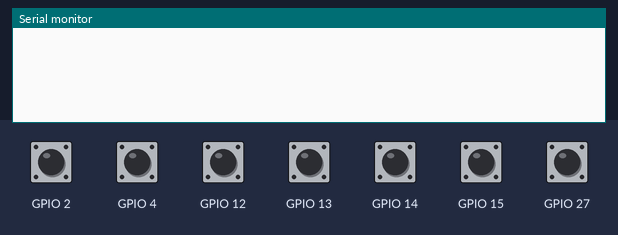
Recording of a sketch running on a simulated ESP32. On the bench: the last lines printed to the serial monitor. Inputs (shaded band) come from the test bench; at power-on: GPIO 2, GPIO 4, GPIO 12–15, GPIO 27 HIGH.

Above: at 1.2 s.
1.3 s: GPIO 2 pulled LOW for 0.15 s
At 1.9 s:
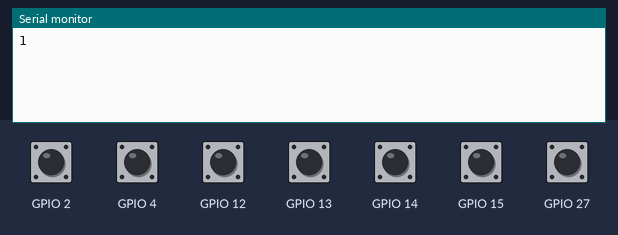
2.9 s: GPIO 4 pulled LOW for 0.15 s
At 3.9 s:
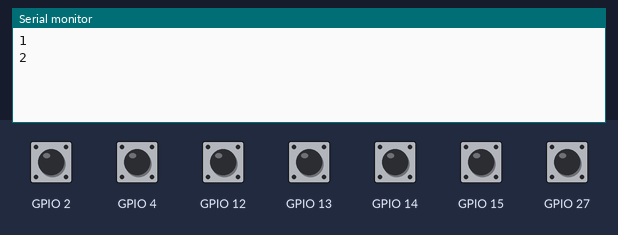
4.5 s: GPIO 12 pulled LOW for 0.15 s
At 5.2 s:
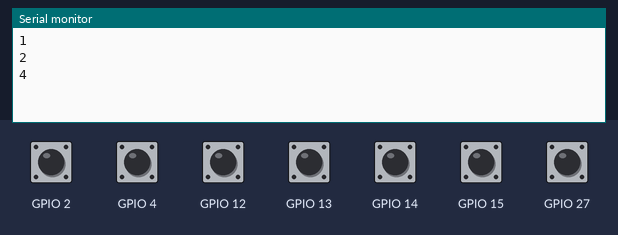
6.1 s: GPIO 13 pulled LOW for 0.15 s
At 6.6 s:
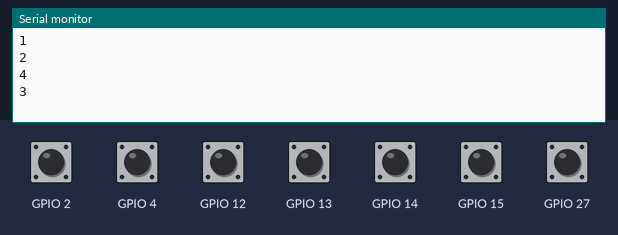
7.7 s: GPIO 14 pulled LOW for 0.15 s
At 8.6 s:
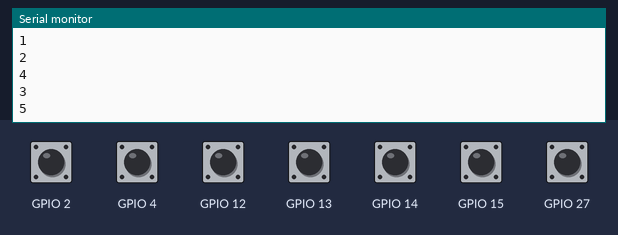
9.3 s: GPIO 15 pulled LOW for 0.15 s
At 10.4 s:
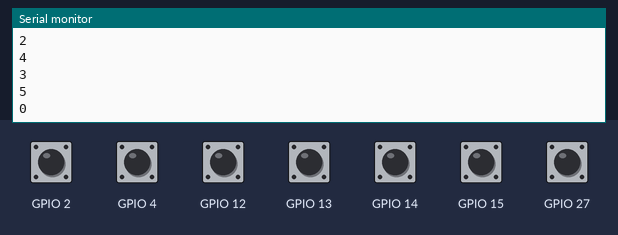
Timing chart, 0 to 11.9 s (numbered marks = the images above; inputs shaded):
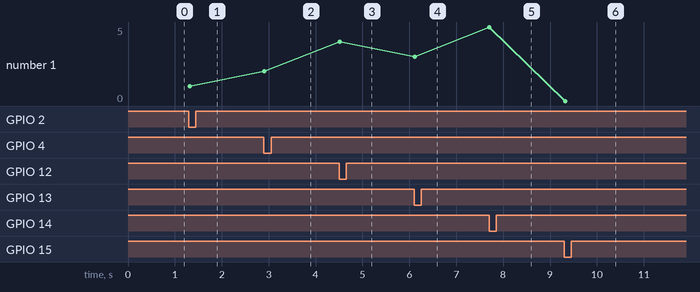

Measured:
- after the input at 1.3 s, the serial monitor: prints a new line at once (image 1)
- after the input at 2.9 s, the serial monitor: prints a new line at once (image 2)
- after the input at 4.5 s, the serial monitor: prints a new line at once (image 3)
- after the input at 6.1 s, the serial monitor: prints a new line at once (image 4)
- after the input at 7.7 s, the serial monitor: prints a new line at once (image 5)
- after the input at 9.3 s, the serial monitor: prints a new line at once (image 6)
- plotted number 1: 1 → 2 after the input at 2.9 s, 2 → 4 after the input at 4.5 s, 4 → 3 after the input at 6.1 s, 3 → 5 after the input at 7.7 s, 5 → 0 after the input at 9.3 s

The sketch:

esp32touchread.ino
```cpp
int touchState[8] = {100,100,100,100};
int touchLastState[8] = {100,100,100,100};


int touchHigh = 40;
int touchLow = 20;


void setup(){
  Serial.begin(115200);
}

void loop()
{
  int del = 2;
  touchState[0] = touchRead(T3);
  delay(del);
  touchState[1] = touchRead(T2);
  delay(del);
    touchState[2] = touchRead(T0);
    delay(del);
  touchState[3] = touchRead(T4);
  delay(del);
    touchState[4] = touchRead(T5);
  delay(del);
    touchState[5] = touchRead(T6);
  delay(del);
  touchState[6] = touchRead(T7);
  delay(del);

  for (int i = 0; i < 8; i++)
  {
    if ((touchState[i] < touchLow) && (touchLastState[i] > touchHigh))
    {
      Serial.println(i);
    }

    if ((touchState[i] < touchLow) || (touchState[i] > touchHigh))
      touchLastState[i] = touchState[i];
  }

}
```
